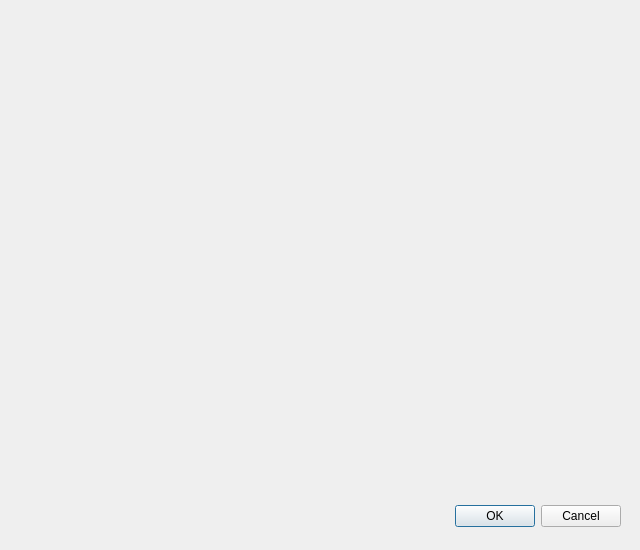
<?xml version="1.0" encoding="UTF-8"?>
<ui version="4.0">
 <class>CameraDialog</class>
 <widget class="QDialog" name="CameraDialog">
  <property name="geometry">
   <rect>
    <x>0</x>
    <y>0</y>
    <width>640</width>
    <height>550</height>
   </rect>
  </property>
  <property name="windowTitle">
   <string>Camera</string>
  </property>
  <widget class="QDialogButtonBox" name="buttonBox">
   <property name="geometry">
    <rect>
     <x>280</x>
     <y>500</y>
     <width>341</width>
     <height>32</height>
    </rect>
   </property>
   <property name="orientation">
    <enum>Qt::Horizontal</enum>
   </property>
   <property name="standardButtons">
    <set>QDialogButtonBox::Cancel|QDialogButtonBox::Ok</set>
   </property>
  </widget>
  <widget class="QLabel" name="cameraLabel">
   <property name="geometry">
    <rect>
     <x>0</x>
     <y>0</y>
     <width>640</width>
     <height>480</height>
    </rect>
   </property>
   <property name="autoFillBackground">
    <bool>true</bool>
   </property>
   <property name="text">
    <string/>
   </property>
  </widget>
 </widget>
 <resources/>
 <connections>
  <connection>
   <sender>buttonBox</sender>
   <signal>accepted()</signal>
   <receiver>CameraDialog</receiver>
   <slot>accept()</slot>
   <hints>
    <hint type="sourcelabel">
     <x>248</x>
     <y>254</y>
    </hint>
    <hint type="destinationlabel">
     <x>157</x>
     <y>274</y>
    </hint>
   </hints>
  </connection>
  <connection>
   <sender>buttonBox</sender>
   <signal>rejected()</signal>
   <receiver>CameraDialog</receiver>
   <slot>reject()</slot>
   <hints>
    <hint type="sourcelabel">
     <x>316</x>
     <y>260</y>
    </hint>
    <hint type="destinationlabel">
     <x>286</x>
     <y>274</y>
    </hint>
   </hints>
  </connection>
 </connections>
</ui>
